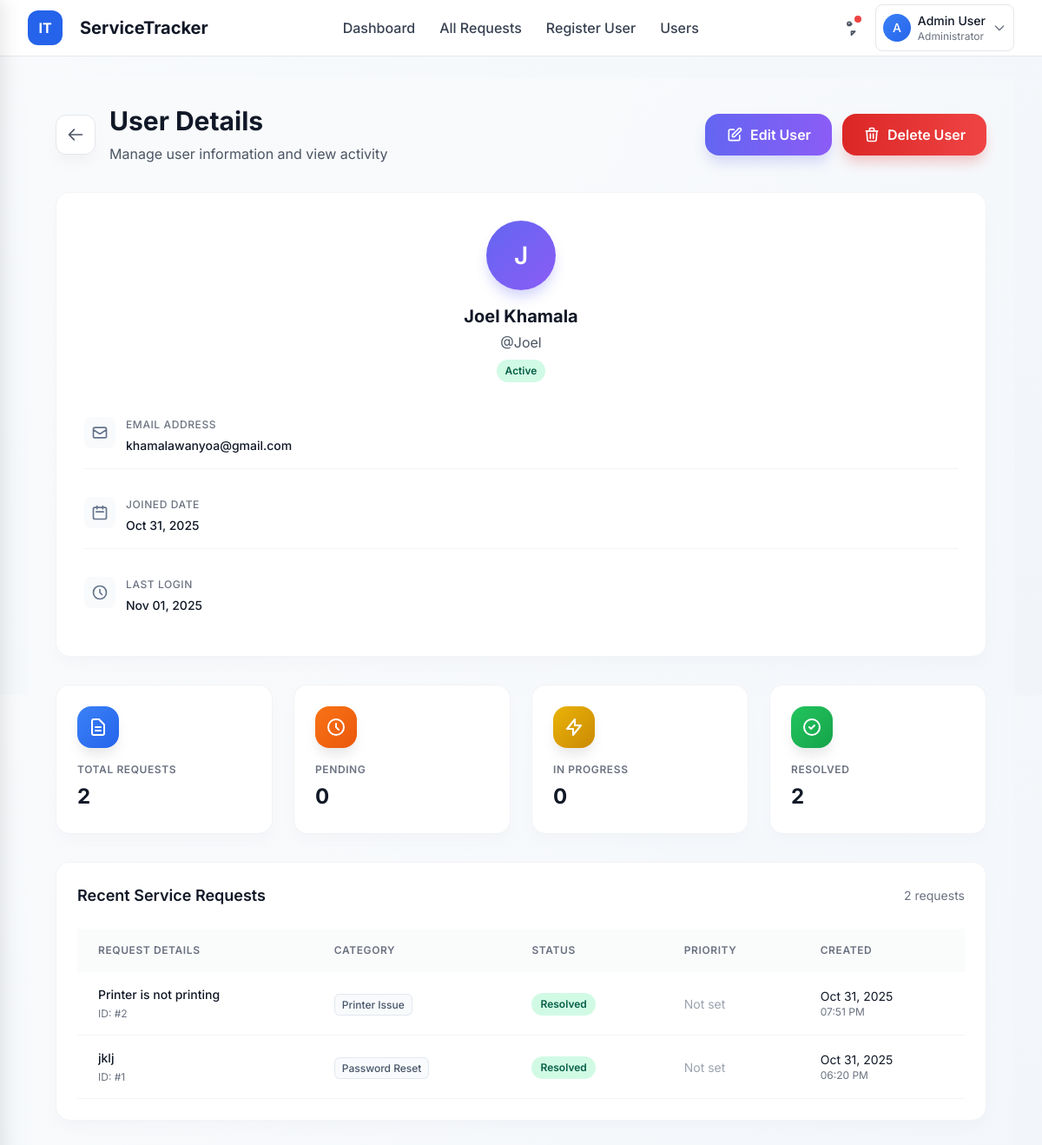
The app's page /users/1/ (signed in) with its own data.
### requests_app/models.py (models this page shows, shortened)
class ServiceRequest(models.Model):
    STATUS_CHOICES = [
        ('Pending', 'Pending'),
        ('In Progress', 'In Progress'),
        ('Resolved', 'Resolved'),
    ]
    CATEGORY_CHOICES = [
        ('Password Reset', 'Password Reset'),
        ('Printer Issue', 'Printer Issue'),
        ('Software Installation', 'Software Installation'),
        ('Network Problem', 'Network Problem'),
        ('Other', 'Other'),
    ]
    requester_name = models.CharField(max_length=150)
    department = models.CharField(max_length=100)
    category = models.CharField(max_length=100, choices=CATEGORY_CHOICES)
    description = models.TextField()
    status = models.CharField(max_length=20, choices=STATUS_CHOICES, default='Pending')
    created_at = models.DateTimeField(default=timezone.now)
    updated_at = models.DateTimeField(auto_now=True)
    resolved_at = models.DateTimeField(null=True, blank=True)
    resolved_by = models.ForeignKey(User, on_delete=models.SET_NULL, null=True, blank=True, related_name='resolved_requests')

### requests_app/views.py (the view)
# urls.py: path('users/<int:pk>/', views.user_detail, name='user_detail'),
@login_required
def user_detail(request, pk):
    if not request.user.is_staff:
        return HttpResponse("Forbidden. Only administrators can view user details.", status=403)
    user = get_object_or_404(User, pk=pk)
    user_requests = ServiceRequest.objects.filter(requester_name=user.get_full_name() or user.username)
    total_requests = user_requests.count()
    pending_requests = user_requests.filter(status='Pending').count()
    in_progress_requests = user_requests.filter(status='In Progress').count()
    resolved_requests = user_requests.filter(status='Resolved').count()
    recent_requests = user_requests.order_by('-created_at')[:5]
    context = {
        'user_obj': user,
        'total_requests': total_requests,
        'pending_requests': pending_requests,
        'in_progress_requests': in_progress_requests,
        'resolved_requests': resolved_requests,
        'recent_requests': recent_requests,
    }
    return render(request, 'user_detail.html', context)

### requests_app/templates/user_detail.html (shortened to what this page needs)
{% extends "base.html" %}
{% load static %}
{% block content %}
<div class="min-h-screen bg-gradient-to-br from-gray-50 to-blue-50/30 py-8">
  <div class="max-w-7xl mx-auto px-4 sm:px-6 lg:px-8">
    <div class="flex flex-col sm:flex-row sm:items-center sm:justify-between mb-8 animate-fade-in">
      <div class="mb-4 sm:mb-0">
        <div class="flex items-center">
          <a href="{% url 'requests_app:user_list' %}" class="btn-secondary mr-4">
            <svg class="w-5 h-5" fill="none" stroke="currentColor" viewBox="0 0 24 24">
              <path stroke-linecap="round" stroke-linejoin="round" stroke-width="2" d="M10 19l-7-7m0 0l7-7m-7 7h18"/>
            </svg>
          </a>
          <div>
            <h1 class="text-3xl font-bold text-gray-900 mb-2">User Details</h1>
            <p class="text-gray-600">Manage user information and view activity</p>
          </div>
        </div>
      </div>
      <div class="flex flex-col sm:flex-row gap-3">
        <a href="{% url 'requests_app:user_update' user_obj.id %}" class="btn-primary inline-flex items-center justify-center px-6 py-3 font-semibold rounded-2xl shadow-lg transition-all duration-300 transform hover:scale-105">
          <svg class="w-5 h-5 mr-2" fill="none" stroke="currentColor" viewBox="0 0 24 24">
            <path stroke-linecap="round" stroke-linejoin="round" stroke-width="2" d="M11 5H6a2 2 0 00-2 2v11a2 2 0 002 2h11a2 2 0 002-2v-5m-1.414-9.414a2 2 0 112.828 2.828L11.828 15H9v-2.828l8.586-8.586z"/>
          </svg>
          Edit User
        </a>
        {% if user_obj.id != request.user.id %}
        <a href="{% url 'requests_app:user_delete' user_obj.id %}" class="btn-danger inline-flex items-center justify-center px-6 py-3 font-semibold rounded-2xl shadow-lg transition-all duration-300 transform hover:scale-105">
          <svg class="w-5 h-5 mr-2" fill="none" stroke="currentColor" viewBox="0 0 24 24">
            <path stroke-linecap="round" stroke-linejoin="round" stroke-width="2" d="M19 7l-.867 12.142A2 2 0 0116.138 21H7.862a2 2 0 01-1.995-1.858L5 7m5 4v6m4-6v6m1-10V4a1 1 0 00-1-1h-4a1 1 0 00-1 1v3M4 7h16"/>
          </svg>
          Delete User
        </a>
        {% endif %}
      </div>
    </div>
    <div class="grid grid-cols-1 xl:grid-cols-3 gap-8 mb-8">
      <div class="xl:col-span-1">
        <div class="user-profile-card">
          <div class="text-center mb-6">
            <div class="user-avatar-profile mx-auto mb-4">
              {{ user_obj.first_name|first|default:user_obj.username|first|upper }}
            </div>
            <h2 class="text-xl font-bold text-gray-900 mb-1">
              {{ user_obj.get_full_name|default:user_obj.username }}
            </h2>
            <p class="text-gray-600 mb-2">@{{ user_obj.username }}</p>
            <div class="flex justify-center gap-2 mb-4">
              {% if user_obj.is_active %}
              <span class="status-badge status-active">Active</span>
              {% else %}
              <span class="status-badge status-inactive">Inactive</span>
              {% endif %}
            </div>
          </div>
          <div class="space-y-4">
            <div class="user-detail-item">
              <div class="user-detail-icon">
                <svg class="w-5 h-5" fill="none" stroke="currentColor" viewBox="0 0 24 24">
                  <path stroke-linecap="round" stroke-linejoin="round" stroke-width="2" d="M3 8l7.89 5.26a2 2 0 002.22 0L21 8M5 19h14a2 2 0 002-2V7a2 2 0 00-2-2H5a2 2 0 00-2 2v10a2 2 0 002 2z"/>
                </svg>
              </div>
              <div>
                <p class="user-detail-label">Email Address</p>
                <p class="user-detail-value">{{ user_obj.email }}</p>
              </div>
            </div>
            <div class="user-detail-item">
              <div class="user-detail-icon">
                <svg class="w-5 h-5" fill="none" stroke="currentColor" viewBox="0 0 24 24">
                  <path stroke-linecap="round" stroke-linejoin="round" stroke-width="2" d="M8 7V3m8 4V3m-9 8h10M5 21h14a2 2 0 002-2V7a2 2 0 00-2-2H5a2 2 0 00-2 2v12a2 2 0 002 2z"/>
                </svg>
              </div>
              <div>
                <p class="user-detail-label">Joined Date</p>
                <p class="user-detail-value">{{ user_obj.date_joined|date:"M d, Y" }}</p>
              </div>
            </div>
            <div class="user-detail-item">
              <div class="user-detail-icon">
                <svg class="w-5 h-5" fill="none" stroke="currentColor" viewBox="0 0 24 24">
                  <path stroke-linecap="round" stroke-linejoin="round" stroke-width="2" d="M12 8v4l3 3m6-3a9 9 0 11-18 0 9 9 0 0118 0z"/>
                </svg>
              </div>
              <div>
                <p class="user-detail-label">Last Login</p>
                <p class="user-detail-value">
                  {% if user_obj.last_login %}
                    {{ user_obj.last_login|date:"M d, Y" }}
                  {% else %}
                    Never logged in
                  {% endif %}
                </p>
              </div>
            </div>
          </div>
        </div>
      </div>
      <div class="xl:col-span-2">
        <div class="grid grid-cols-1 md:grid-cols-2 lg:grid-cols-4 gap-6 mb-8">
          <div class="stat-card stat-card-blue">
            <div class="stat-icon bg-gradient-to-br from-blue-500 to-blue-600">
              <svg class="w-6 h-6 text-white" fill="none" stroke="currentColor" viewBox="0 0 24 24">
                <path stroke-linecap="round" stroke-linejoin="round" stroke-width="2" d="M9 12h6m-6 4h6m2 5H7a2 2 0 01-2-2V5a2 2 0 012-2h5.586a1 1 0 01.707.293l5.414 5.414a1 1 0 01.293.707V19a2 2 0 01-2 2z"/>
              </svg>
            </div>
            <div>
              <p class="stat-label">Total Requests</p>
              <p class="stat-value">{{ total_requests }}</p>
            </div>
          </div>
          <div class="stat-card stat-card-orange">
            <div class="stat-icon bg-gradient-to-br from-orange-500 to-orange-600">
              <svg class="w-6 h-6 text-white" fill="none" stroke="currentColor" viewBox="0 0 24 24">
                <path stroke-linecap="round" stroke-linejoin="round" stroke-width="2" d="M12 8v4l3 3m6-3a9 9 0 11-18 0 9 9 0 0118 0z"/>
              </svg>
            </div>
            <div>
              <p class="stat-label">Pending</p>
              <p class="stat-value">{{ pending_requests }}</p>
            </div>
          </div>
          <div class="stat-card stat-card-yellow">
            <div class="stat-icon bg-gradient-to-br from-yellow-500 to-yellow-600">
              <svg class="w-6 h-6 text-white" fill="none" stroke="currentColor" viewBox="0 0 24 24">
                <path stroke-linecap="round" stroke-linejoin="round" stroke-width="2" d="M13 10V3L4 14h7v7l9-11h-7z"/>
              </svg>
            </div>
            <div>
              <p class="stat-label">In Progress</p>
              <p class="stat-value">{{ in_progress_requests }}</p>
            </div>
          </div>
          <div class="stat-card stat-card-green">
            <div class="stat-icon bg-gradient-to-br from-green-500 to-green-600">
              <svg class="w-6 h-6 text-white" fill="none" stroke="currentColor" viewBox="0 0 24 24">
                <path stroke-linecap="round" stroke-linejoin="round" stroke-width="2" d="M9 12l2 2 4-4m6 2a9 9 0 11-18 0 9 9 0 0118 0z"/>
              </svg>
            </div>
            <div>
              <p class="stat-label">Resolved</p>
              <p class="stat-value">{{ resolved_requests }}</p>
            </div>
          </div>
        </div>
        <div class="recent-requests-card">
          <div class="flex items-center justify-between mb-6">
            <h3 class="text-lg font-semibold text-gray-900">Recent Service Requests</h3>
            <span class="text-sm text-gray-500">{{ recent_requests|length }} request{{ recent_requests|pluralize }}</span>
          </div>
          {% if recent_requests %}
          <div class="overflow-x-auto">
            <table class="users-table">
              <thead>
                <tr>
                  <th class="table-header">Request Details</th>
                  <th class="table-header">Category</th>
                  <th class="table-header">Status</th>
                  <th class="table-header">Priority</th>
                  <th class="table-header">Created</th>
                </tr>
              </thead>
              <tbody>
                {% for request in recent_requests %}
                <tr class="table-row group">
                  <td class="table-cell">
                    <div>
                      <div class="text-sm font-medium text-gray-900 truncate max-w-xs">
                        {{ request.description|truncatewords:8 }}
                      </div>
                      <div class="text-xs text-gray-500 mt-1">
                        ID: #{{ request.id }}
                      </div>
                    </div>
                  </td>
                  <td class="table-cell">
                    <span class="category-badge">{{ request.category }}</span>
                  </td>
                  <td class="table-cell">
                    <span class="status-badge status-{{ request.status|lower|slugify }}">
                      {{ request.status }}
                    </span>
                  </td>
                  <td class="table-cell">
                    {% if request.priority %}
                    <span class="priority-badge priority-{{ request.priority|lower }}">
                      {{ request.priority }}
                    </span>
                    {% else %}
                    <span class="text-gray-400 text-sm">Not set</span>
                    {% endif %}
                  </td>
                  <td class="table-cell">
                    <div class="text-sm text-gray-900">{{ request.created_at|date:"M d, Y" }}</div>
                    <div class="text-xs text-gray-500">{{ request.created_at|date:"h:i A" }}</div>
                  </td>
                </tr>
                {% endfor %}
              </tbody>
            </table>
          </div>
          {% endif %}
        </div>
      </div>
    </div>
  </div>
</div>
{% endblock %}

### requests_app/templates/base.html (shortened to what this page needs)
<!DOCTYPE html>
<html lang="en">
<head>
  <script src="https://cdn.tailwindcss.com"></script>
</head>
<body class="min-h-screen">
  <nav class="bg-white border-b border-gray-200 sticky top-0 z-50">
    <div class="max-w-7xl mx-auto px-4 sm:px-6 lg:px-8">
      <div class="flex justify-between items-center h-16">
        <div class="flex items-center">
          <a href="{% url 'requests_app:home' %}" class="flex items-center gap-3">
            <div class="h-10 w-10 rounded-xl bg-blue-600 flex items-center justify-center text-white font-bold">
              IT
            </div>
            <span class="ml-2 text-xl font-bold text-gray-900 hidden sm:block">ServiceTracker</span>
          </a>
        </div>
        <div class="hidden md:flex items-center space-x-1">
          {% if user.is_authenticated %}
            <a href="{% url 'requests_app:home' %}" class="nav-link px-3 py-2 rounded-lg text-gray-700 hover:text-blue-600 font-medium {% if request.resolver_match.url_name == 'home' %}active{% endif %}">Dashboard</a>
            {% if user.is_staff %}
              <a href="{% url 'requests_app:list_requests' %}" class="nav-link px-3 py-2 rounded-lg text-gray-700 hover:text-blue-600 font-medium {% if request.resolver_match.url_name == 'list_requests' %}active{% endif %}">All Requests</a>
              <a href="{% url 'requests_app:signup' %}" class="nav-link px-3 py-2 rounded-lg text-gray-700 hover:text-blue-600 font-medium {% if request.resolver_match.url_name == 'signup' %}active{% endif %}">Register User</a>
<a href="{% url 'requests_app:user_list' %}" class="nav-link px-3 py-2 rounded-lg text-gray-700 hover:text-blue-600 font-medium {% if request.resolver_match.url_name == 'signup' %}active{% endif %}">Users</a>
            {% endif %}
          {% endif %}
        </div>
        <div class="flex items-center space-x-3">
          {% if user.is_authenticated %}
            <div class="relative">
              <button class="p-2 rounded-lg text-gray-600 hover:text-gray-900 hover:bg-gray-100 transition-colors">
                <svg class="h-5 w-5" fill="none" viewBox="0 0 24 24" stroke="currentColor">
                  <path stroke-linecap="round" stroke-linejoin="round" stroke-width="2" d="M15 17h5l-5 5v-5zM10.24 8.56a5.97 5.97 0 01 5.36-1.68M14.5 6.5a2.5 2.5 0 11-5 0 2.5 2.5 0 015 0z" />
                </svg>
                <span class="absolute top-1 right-1 h-2 w-2 bg-red-500 rounded-full"></span>
              </button>
            </div>
            <div class="user-dropdown-container">
              <button id="userMenuButton" class="flex items-center space-x-2 p-2 rounded-lg border border-gray-200 hover:border-gray-300 bg-white hover:bg-gray-50 transition-colors">
                <div class="h-8 w-8 rounded-full bg-gradient-to-br from-blue-500 to-blue-600 flex items-center justify-center text-white text-sm font-medium">
                  {{ user.get_full_name|default:user.username|first|upper }}
                </div>
                <div class="hidden sm:block text-left">
                  <p class="text-sm font-medium text-gray-900">{{ user.get_full_name|default:user.username }}</p>
                  <p class="text-xs text-gray-500">
                    {% if user.is_staff %}Administrator{% else %}User{% endif %}
                  </p>
                </div>
                <svg class="h-4 w-4 text-gray-500" fill="none" viewBox="0 0 24 24" stroke="currentColor">
                  <path stroke-linecap="round" stroke-linejoin="round" stroke-width="2" d="M19 9l-7 7-7-7" />
                </svg>
              </button>
            </div>
          {% else %}
            <a href="{% url 'requests_app:account_login' %}" class="btn-primary px-4 py-2 rounded-lg text-sm font-semibold">
              Sign In
            </a>
          {% endif %}
        </div>
      </div>
    </div>
    <div class="mobile-menu-container">
    </div>
  </nav>
   <main class="max-w-7xl mx-auto px-4 sm:px-6 lg:px-8 py-6">
    {% block content %}
    {% endblock %}
  </main>
</body>
</html>

### records on screen
ServiceRequest: description "Printer is not printing", id "2", category "Printer Issue", status "Resolved", created_at "Oct 31, 2025", created_at "07:51 PM"
ServiceRequest: description "jklj", id "1", category "Password Reset", status "Resolved", created_at "Oct 31, 2025", created_at "06:20 PM"

### other values on screen
{{ user.get_full_name|default:user.username|first|upper }} "A"
{{ user.get_full_name|default:user.username }} "Admin User"
{{ user_obj.first_name|first|default:user_obj.username|first|upper }} "J"
{{ user_obj.get_full_name|default:user_obj.username }} "Joel Khamala"
{{ user_obj.username }} "Joel"
{{ user_obj.email }} "khamalawanyoa@gmail.com"
{{ user_obj.date_joined|date:"M d, Y" }} "Oct 31, 2025"
{{ user_obj.last_login|date:"M d, Y" }} "Nov 01, 2025"
{{ total_requests }} "2"
{{ pending_requests }} "0"
{{ in_progress_requests }} "0"
{{ resolved_requests }} "2"
{{ recent_requests|length }} "2"
